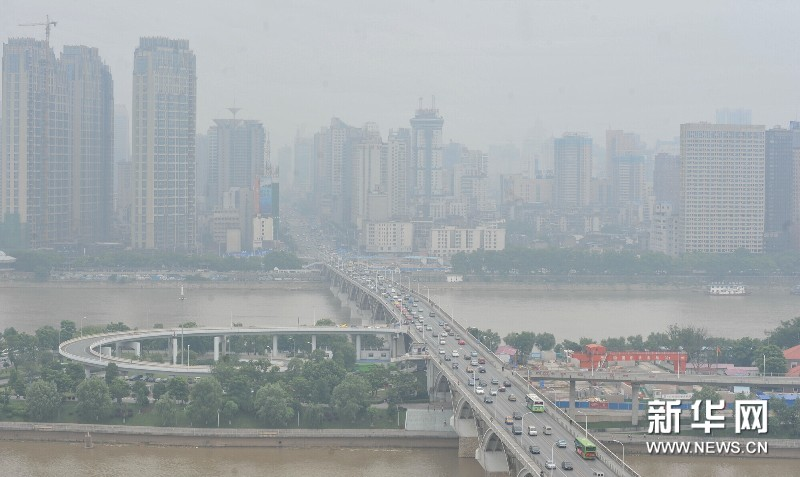
#> input picture shiyan1/city.jpg, 800 x 477 px
$ python '图像处理问题二图像去雾.py'
#> lines starting #> are read from the running program, lines starting #| are printed output that depends on the picture
#> further down, img is the input picture: shape (477, 800, 3); mean B, G, R 170.1, 167.9, 162.4
import cv2 as buterwoth
import numpy as np
def zmMinFilterGray(src, r=7):
    '''最小值滤波，r是滤波器半径'''
#> called with r = 7
    return buterwoth.erode(src, np.ones((2 * r + 1, 2 * r + 1)))
def guidedfilter(I, p, r, eps):
#> called with r = 81, eps = 0.001
    height, width = I.shape
#> height = 477; width = 800
    m_I = buterwoth.boxFilter(I, -1, (r, r))
    m_p = buterwoth.boxFilter(p, -1, (r, r))
    m_Ip = buterwoth.boxFilter(I * p, -1, (r, r))
    cov_Ip = m_Ip - m_I * m_p

    m_II = buterwoth.boxFilter(I * I, -1, (r, r))
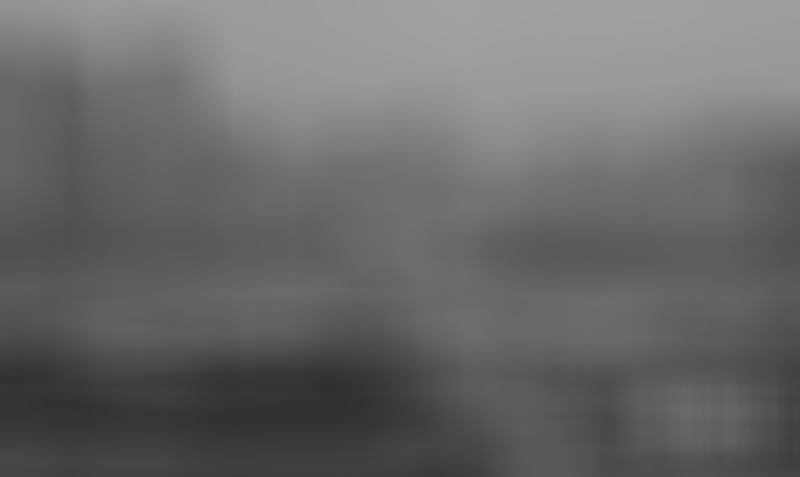
#> m_II: shape (477, 800) float64; min 0.19, max 0.634, mean 0.412
    var_I = m_II - m_I * m_I
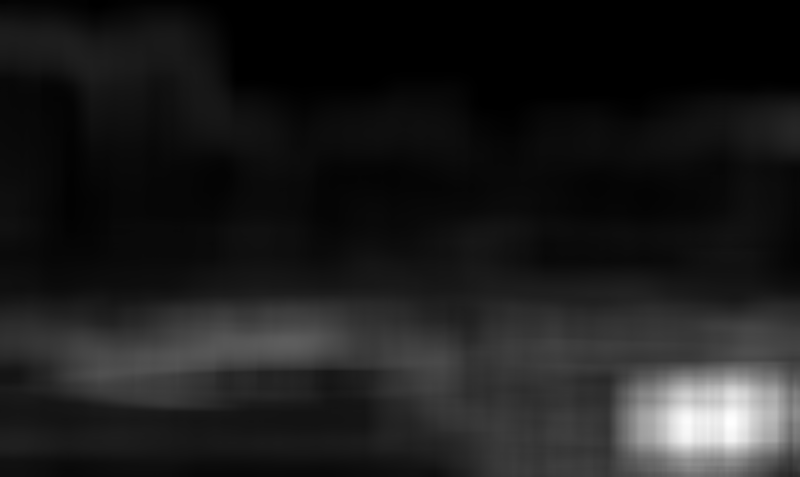
#> var_I: shape (477, 800) float64; min 1.06e-05, max 0.0484, mean 0.00552; drawn with min black and max white

    a = cov_Ip / (var_I + eps)
    b = m_p - a * m_I
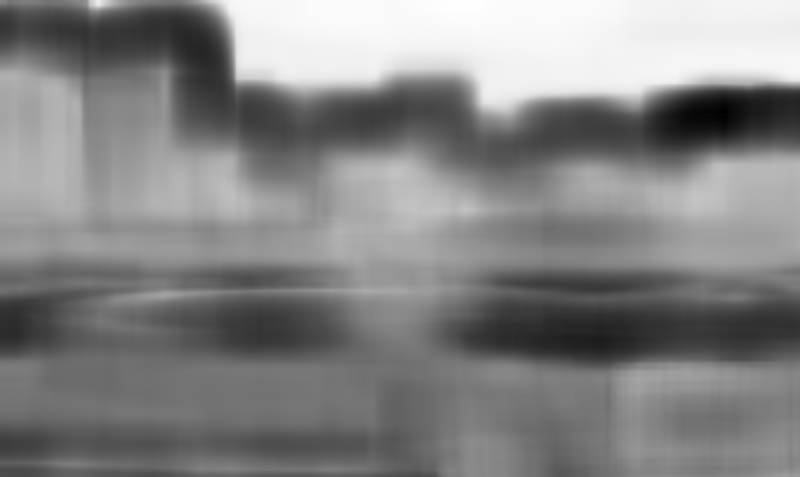
#> b: shape (477, 800) float64; min -0.123, max 0.786, mean 0.349; drawn with min black and max white

    m_a = buterwoth.boxFilter(a, -1, (r, r))
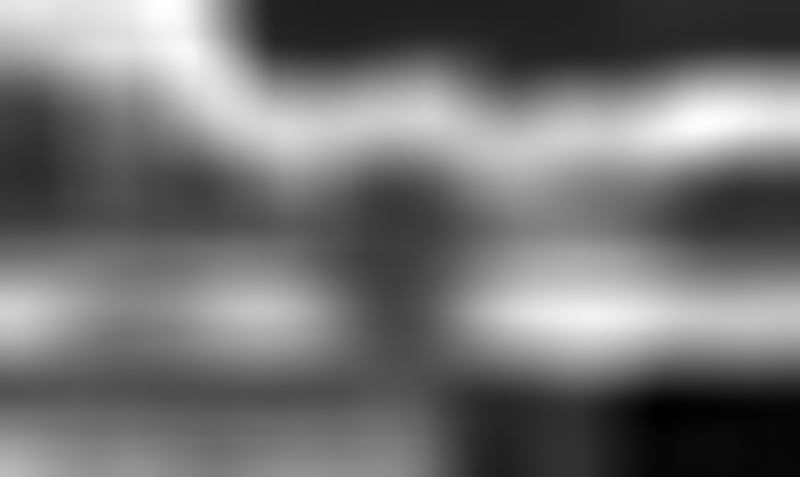
#> m_a: shape (477, 800) float64; min -0.094, max 0.795, mean 0.306; drawn with min black and max white
    m_b = buterwoth.boxFilter(b, -1, (r, r))
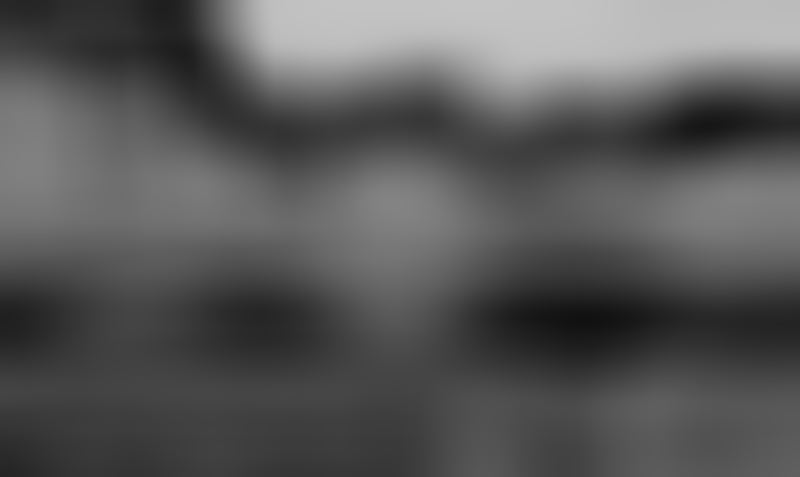
#> m_b: shape (477, 800) float64; min 0.0694, max 0.771, mean 0.349
    return m_a * I + m_b

def Defog(m, r, eps, w, maxV1):                 # 输入rgb图像，值范围[0,1]
    '''计算大气遮罩图像V1和光照值A, V1 = 1-t/A'''
    V1 = np.min(m, 2)                           # 得到暗通道图像
    Dark_Channel = zmMinFilterGray(V1, 7)
    #cv2.imshow('20190708_Dark',Dark_Channel)    # 查看暗通道
    #cv2.waitKey(0)
    #cv2.destroyAllWindows()
    V1 = guidedfilter(V1, Dark_Channel, r, eps)  # 使用引导滤波优化
    bins = 2000
    ht = np.histogram(V1, bins)                  # 计算大气光照A
    d = np.cumsum(ht[0]) / float(V1.size)
#> d = 2000 values from 7.86e-06 to 1
    for lmax in range(bins - 1, 0, -1):
        if d[lmax] <= 0.999:
            break
    A = np.mean(m, 2)[V1 >= ht[1][lmax]].max()
#> A = 0.822
    V1 = np.minimum(V1 * w, maxV1)               # 对值范围进行限制
    return V1, A

def deHaze(m, r=81, eps=0.001, w=0.98, maxV1=0.80, bGamma=False):
    Y = np.zeros(m.shape)
    Mask_img, A = Defog(m, r, eps, w, maxV1)             # 得到遮罩图像和大气光照
#> A = 0.822
    for k in range(3):
        Y[:,:,k] = (m[:,:,k] - Mask_img)/(1-Mask_img/A)  # 颜色校正
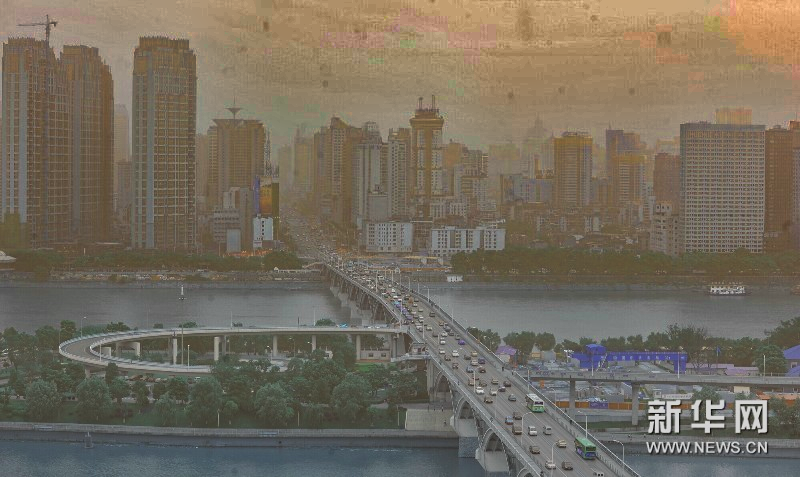
#> Y: shape (477, 800, 3) float64; mean of channels 0, 1, 2 0.458, 0.4, 0.305; drawn with min black and max white
    Y = np.clip(Y, 0, 1)
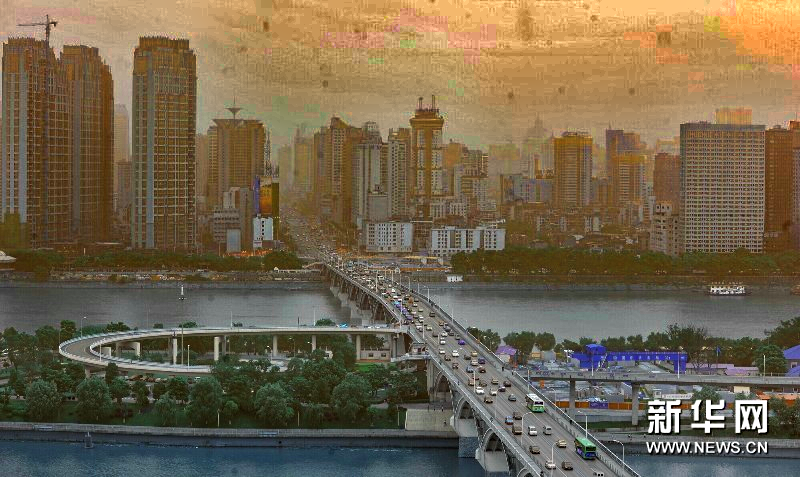
#> Y: shape (477, 800, 3) float64; mean of channels 0, 1, 2 0.457, 0.4, 0.305; drawn as R, G, B
    if bGamma:
        Y = Y ** (np.log(0.5) / np.log(Y.mean()))       # gamma校正,默认不进行该操作
    return Y

if __name__ == '__main__':
   img = buterwoth.imread('./shiyan1/city.jpg')
   m = deHaze(img / 255.0)
   buterwoth.imshow('img', img)
   buterwoth.imshow('img1', m)
   #buterwoth.imwrite('./111.jpg', m)
   buterwoth.waitKey(0)
   buterwoth.destroyAllWindows()

$ run again, with shiyan1/Circuit_noise.jpg copied over shiyan1/city.jpg
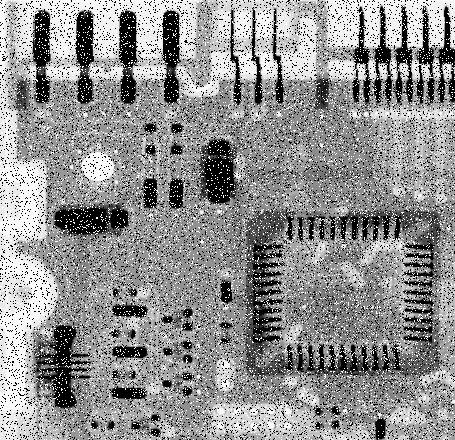
#> input picture shiyan1/Circuit_noise.jpg, 455 x 440 px
#> img is the input picture: shape (440, 455, 3); min 0, max 255, mean 144.1
#> in guidedfilter, `m_II = buterwoth.boxFilter(I * I, -1, (r, r))`:
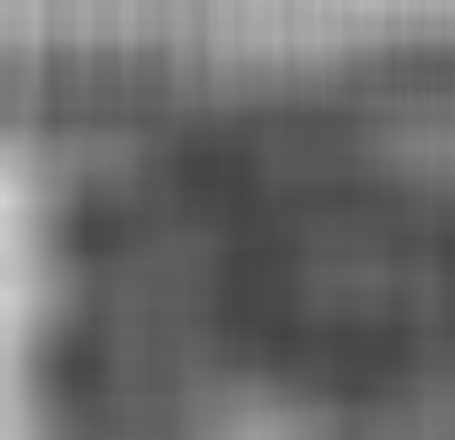
#> m_II: shape (440, 455) float64; min 0.263, max 0.822, mean 0.425
#> in guidedfilter, `var_I = m_II - m_I * m_I`:
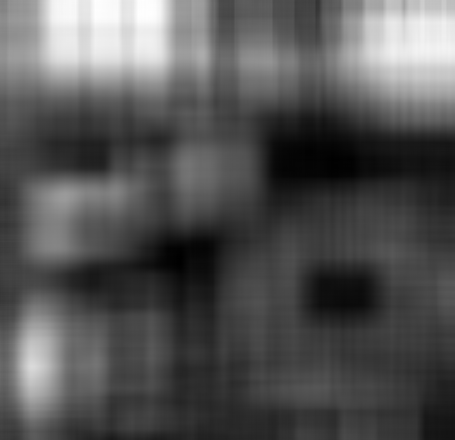
#> var_I: shape (440, 455) float64; min 0.0496, max 0.196, mean 0.0982; drawn with min black and max white
#> d = 2000 values from 0 to 1
#> in Defog, `A = np.mean(m, 2)[V1 >= ht[1][lmax]].max()`: A = 1
